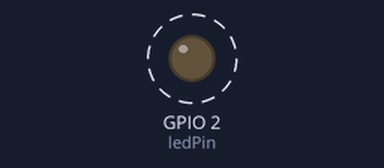
This sketch was run on a simulated ESP32. On the bench: output pins drawn as LEDs (lit = HIGH). Dashed ring = blinking.

Above: at 0.5 s.
Timing chart, 0 to 4.6 s (numbered marks = the images above):
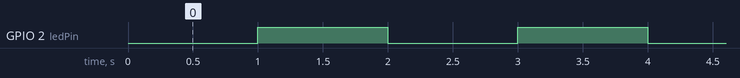

Measured:
- by itself, GPIO 2 (ledPin): alternates HIGH for 1.0 s and LOW for 1.0 s

The sketch:

ex02.ino
```cpp
// 定义LED引脚，ESP32通常板载LED连接在GPIO 2
const int ledPin = 2;

void setup() {
  // 初始化串口通信，设置波特率为115200
  Serial.begin(115200);
  // 将LED引脚设置为输出模式
  pinMode(ledPin, OUTPUT);
}

// 基于millis()的非阻塞实现
unsigned long previousMillis = 0;
const long interval = 1000;

void loop() {
  unsigned long currentMillis = millis();
  if (currentMillis - previousMillis >= interval) {
    previousMillis = currentMillis;
    digitalWrite(ledPin, !digitalRead(ledPin));  // 状态翻转
  }
}
```
